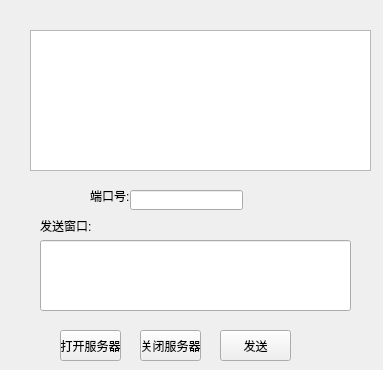
<?xml version="1.0" encoding="UTF-8"?>
<ui version="4.0">
 <class>Widget</class>
 <widget class="QWidget" name="Widget">
  <property name="geometry">
   <rect>
    <x>0</x>
    <y>0</y>
    <width>383</width>
    <height>370</height>
   </rect>
  </property>
  <property name="windowTitle">
   <string>Server</string>
  </property>
  <widget class="QPlainTextEdit" name="plainTextEdit">
   <property name="geometry">
    <rect>
     <x>30</x>
     <y>30</y>
     <width>341</width>
     <height>141</height>
    </rect>
   </property>
  </widget>
  <widget class="QPushButton" name="open_btn">
   <property name="geometry">
    <rect>
     <x>60</x>
     <y>330</y>
     <width>61</width>
     <height>31</height>
    </rect>
   </property>
   <property name="text">
    <string>打开服务器</string>
   </property>
  </widget>
  <widget class="QPushButton" name="closeBtn">
   <property name="geometry">
    <rect>
     <x>140</x>
     <y>330</y>
     <width>61</width>
     <height>31</height>
    </rect>
   </property>
   <property name="text">
    <string>关闭服务器</string>
   </property>
  </widget>
  <widget class="QLineEdit" name="send_le">
   <property name="geometry">
    <rect>
     <x>40</x>
     <y>240</y>
     <width>311</width>
     <height>71</height>
    </rect>
   </property>
  </widget>
  <widget class="QLineEdit" name="port_le">
   <property name="geometry">
    <rect>
     <x>130</x>
     <y>190</y>
     <width>113</width>
     <height>20</height>
    </rect>
   </property>
  </widget>
  <widget class="QLabel" name="label">
   <property name="geometry">
    <rect>
     <x>40</x>
     <y>210</y>
     <width>61</width>
     <height>31</height>
    </rect>
   </property>
   <property name="text">
    <string>发送窗口:</string>
   </property>
  </widget>
  <widget class="QLabel" name="label_2">
   <property name="geometry">
    <rect>
     <x>90</x>
     <y>190</y>
     <width>40</width>
     <height>12</height>
    </rect>
   </property>
   <property name="text">
    <string>端口号:</string>
   </property>
  </widget>
  <widget class="QPushButton" name="send_btn">
   <property name="geometry">
    <rect>
     <x>220</x>
     <y>330</y>
     <width>71</width>
     <height>31</height>
    </rect>
   </property>
   <property name="text">
    <string>发送</string>
   </property>
  </widget>
 </widget>
 <resources/>
 <connections/>
</ui>
